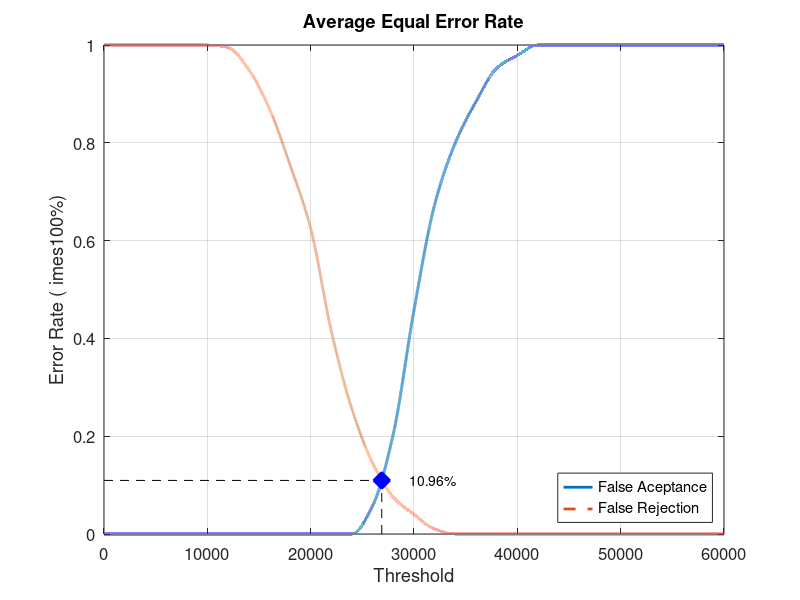
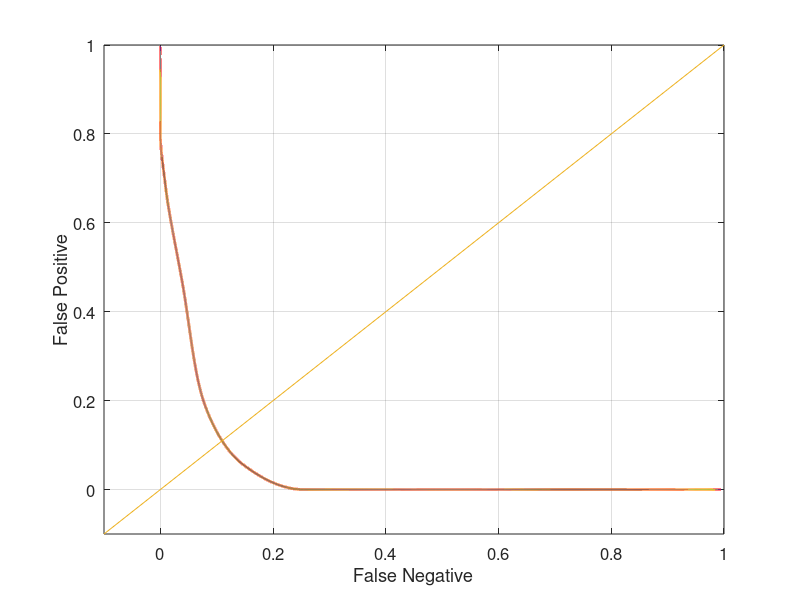

These charts were generated, in order, by the following MATLAB code:
close all;
clear;
clc;
x = 0:2000:60000;
xq = 0:0.5:60000;

y0 = [0 0 0 0 0 0 0 0 0 0 0 0 0 0.0578947 0.205263 0.457895 0.673684 0.8 0.884211 0.952632 0.978947 1 1 1 1 1 1 1 1 1 1]
yy0 = interp1(x, y0, xq, 'pchip');
y1 = [1 1 1 1 1 1 0.995 0.95 0.87 0.755 0.625 0.415 0.255 0.145 0.075 0.04 0.01 0 0 0 0 0 0 0 0 0 0 0 0 0 0]
yy1 = interp1(x, y1, xq, 'pchip');

% Calculating EER: 
y2 = abs(y0 - y1);
find(y2 == min(y2))
yy2 = abs(yy0 - yy1);
xEER = find(yy2 == min(yy2));
xEERIndex = xq(xEER) % X-axis EER
yEER = yy0(xEER) % Y-axis EER

main = figure
plot(xq, yy0,'-','LineWidth', 2);	hold on
plot(xq, yy1,'--','LineWidth', 2);	hold on
plot([xEERIndex xEERIndex], [0 yEER], 'k--');	hold on
plot([0 xEERIndex], [yEER yEER], 'k--');	hold on
plot(xEERIndex, yEER, 'bx', 'LineWidth', 10);	hold on
text(xEERIndex + 10 * xEERIndex / 100, yEER, [num2str(round((10000 * yEER)) / 100) '%'])
legend('False Aceptance', 'False Rejection', 'Location', 'SouthEast')
xlabel('Threshold')
ylabel('Error Rate (	imes100%)')
title('Average Equal Error Rate')
set(gca, 'FontSize', 12)
axis([0 60000 0 1])
grid on

print(main, 'Database5_1Main', '-dpng');
FNRxFPR = figure('Color', [1 1 1]);
plot(yy1, yy0, '-', yy1, yy0, 'LineWidth', 2);
hold on
y = -0.1:0.1:1
plot(y, y); 
set(gca, 'FontSize', 12)
xlabel('False Negative')
ylabel('False Positive')
axis([-0.1 1 -0.1 1])
set(gca, 'FontSize', 12)
grid on

print(FNRxFPR, 'Database5_1FNRxFPR','-dpng');
